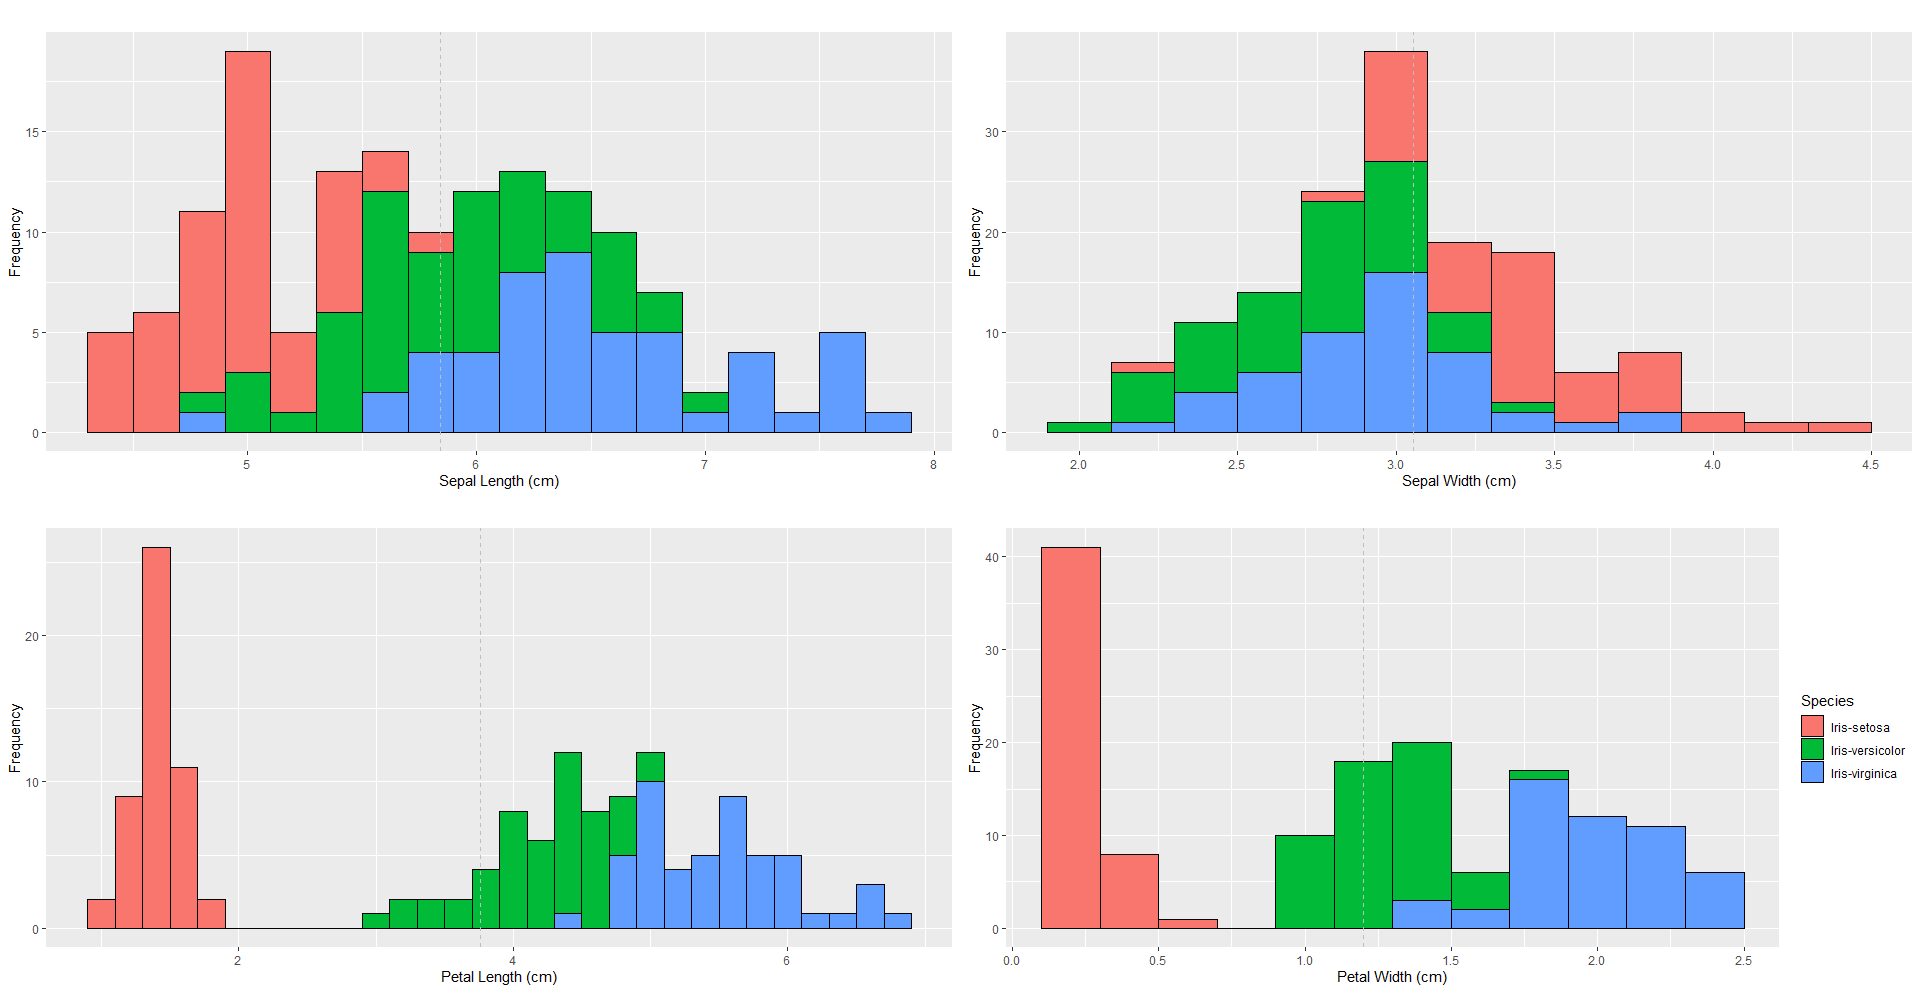

Generate this figure with R:
# Frequency analysis using Histogram 

#Sepal Length
hist_sl <- ggplot(data = iris_ds, aes(x = SepalLengthCm)) +
                  geom_histogram(binwidth = 0.2, color = "black", aes(fill = Species)) +
                  xlab("Sepal Length (cm)") +
                  ylab("Frequency") +
                  ggtitle("Sepal Length") +  
                  theme(legend.position="none") +
                  geom_vline(data = iris_ds, aes(xintercept = mean(SepalLengthCm)), linetype = "dashed", color = "grey")

#Sepal Width
hist_sw <- ggplot(data = iris_ds, aes(x = SepalWidthCm)) +
                  geom_histogram(binwidth = 0.2, color = "black", aes(fill = Species)) +
                  xlab("Sepal Width (cm)") +
                  ylab("Frequency") +
                  ggtitle("Sepal Width") +  
                  theme(legend.position="none") +
                  geom_vline(data = iris_ds, aes(xintercept = mean(SepalWidthCm)), linetype = "dashed", color = "grey")

#Petal Length
hist_pl <- ggplot(data = iris_ds, aes(x = PetalLengthCm)) +
                  geom_histogram(binwidth = 0.2, color = "black", aes(fill = Species)) +
                  xlab("Petal Length (cm)") +
                  ylab("Frequency") +
                  ggtitle("Petal Length") +  
                  theme(legend.position="none") +
                  geom_vline(data = iris_ds, aes(xintercept = mean(PetalLengthCm)), linetype = "dashed", color = "grey")

#Petal Width
hist_pw <- ggplot(data = iris_ds, aes(x = PetalWidthCm)) +
                  geom_histogram(binwidth = 0.2, color = "black", aes(fill = Species)) +
                  xlab("Petal Width (cm)") +
                  ylab("Frequency") +
                  ggtitle("Petal Width") +  
                  theme(legend.position = "right") +
                  geom_vline(data = iris_ds, aes(xintercept = mean(PetalWidthCm)), linetype = "dashed", color = "grey")

                                  
#Plotting all histograms
grid.arrange(hist_sl + ggtitle(""),
             hist_sw + ggtitle(""), 
             hist_pl + ggtitle(""), 
             hist_pw + ggtitle(""))
